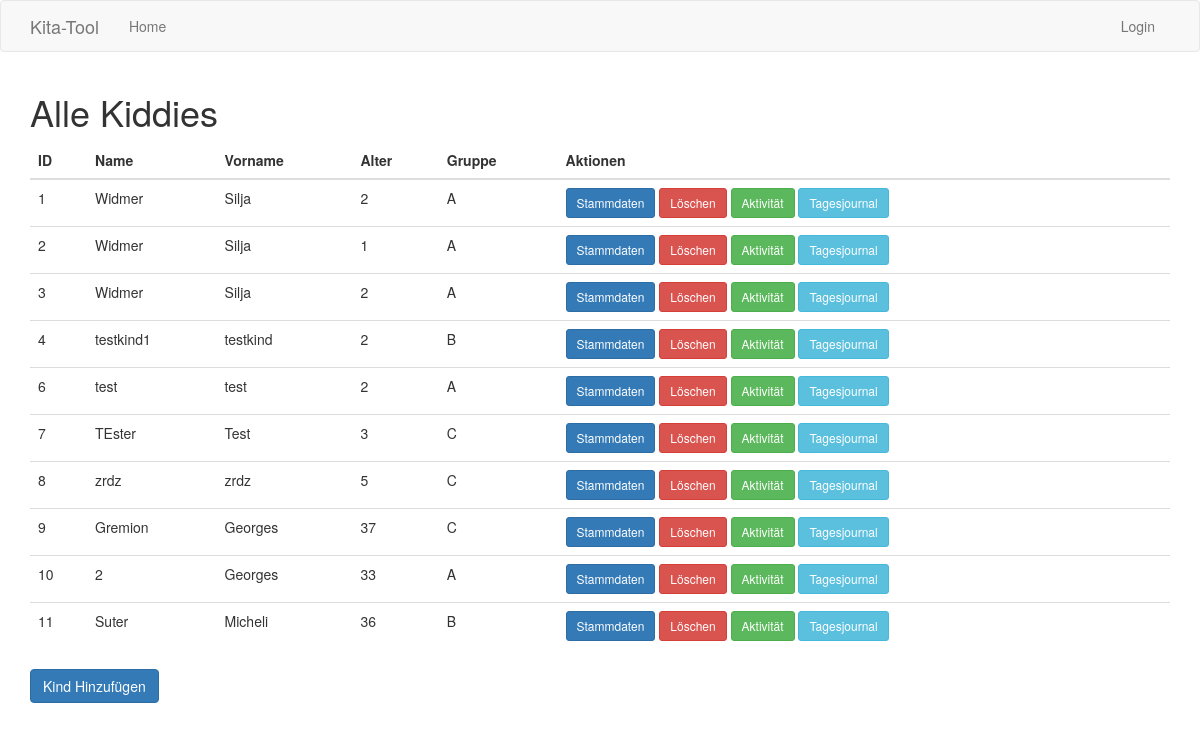
Page /children on the committed database.
### app/models.py (models this page shows, shortened)
class Child(db.Model):
    id = db.Column(db.Integer, primary_key=True)
    first_name = db.Column(db.String(50), nullable=False)
    last_name = db.Column(db.String(50), nullable=False)
    age = db.Column(db.Integer, nullable=False)
    group = db.Column(db.String(50), nullable=False)
    activities = db.relationship('Activity', backref='child', lazy='dynamic')

### app/routes.py (the view)
@app.route('/children')
def children():
    children = Child.query.all()
    return render_template('children.html', children=children)

### app/templates/children.html
{% extends "base.html" %}
{% import 'bootstrap/wtf.html' as wtf %}
{% block content %}
<div class="container">
  <h1 class="mt-4">Alle Kiddies</h1>
  <table class="table table-hover mt-4">
    <thead class="thead-dark">
      <tr>
        <th>ID</th>
        <th>Name</th>
        <th>Vorname</th>
        <th>Alter</th>
        <th>Gruppe</th>
        <th>Aktionen</th>
      </tr>
    </thead>
    <tbody>
      {% for child in children %}
      <tr>
        <td>{{ child.id }}</td>
        <td>{{ child.last_name }}</td>
        <td>{{ child.first_name }}</td>
        <td>{{ child.age }}</td>
        <td>{{ child.group }}</td>
        <td>
          <a href="{{ url_for('edit_child', child_id=child.id) }}" class="btn btn-sm btn-primary">Stammdaten</a>
          <a href="{{ url_for('delete_child', child_id=child.id) }}" class="btn btn-sm btn-danger">Löschen</a>
          <a href="{{ url_for('add_activity', child_id=child.id) }}" class="btn btn-sm btn-success">Aktivität</a>
          <a href="{{ url_for('day_review', child_id=child.id) }}" class="btn btn-sm btn-info">Tagesjournal</a>
        </td>
      </tr>
      {% endfor %}
    </tbody>
  </table>
  <a href="{{ url_for('add_child') }}" class="btn btn-primary mt-3">Kind Hinzufügen</a>
</div>
{% endblock %}

### rows in the picture
Child: id "1", last_name "Widmer", first_name "Silja", age "2", group "A"
Child: id "2", last_name "Widmer", first_name "Silja", age "1", group "A"
Child: id "3", last_name "Widmer", first_name "Silja", age "2", group "A"
Child: id "4", last_name "testkind1", first_name "testkind", age "2", group "B"
Child: id "6", last_name "test", first_name "test", age "2", group "A"
Child: id "7", last_name "TEster", first_name "Test", age "3", group "C"
Child: id "8", last_name "zrdz", first_name "zrdz", age "5", group "C"
Child: id "9", last_name "Gremion", first_name "Georges", age "37", group "C"
Child: id "10", last_name "2", first_name "Georges", age "33", group "A"
Child: id "11", last_name "Suter", first_name "Micheli", age "36", group "B"
